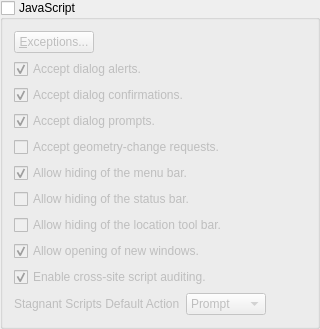
               <widget class="QGroupBox" name="javascriptGroupBox">
                <property name="title">
                 <string>JavaScript</string>
                </property>
                <property name="checkable">
                 <bool>true</bool>
                </property>
                <property name="checked">
                 <bool>false</bool>
                </property>
                <layout class="QGridLayout" name="gridLayout_8">
                 <item row="11" column="0">
                  <layout class="QHBoxLayout" name="horizontalLayout_64">
                   <item>
                    <widget class="QLabel" name="label_79">
                     <property name="text">
                      <string>Stagnant Scripts Default Action</string>
                     </property>
                    </widget>
                   </item>
                   <item>
                    <widget class="QComboBox" name="jsStagnantScripts">
                     <property name="currentIndex">
                      <number>2</number>
                     </property>
                     <property name="sizeAdjustPolicy">
                      <enum>QComboBox::AdjustToContents</enum>
                     </property>
                     <item>
                      <property name="text">
                       <string>Continue</string>
                      </property>
                     </item>
                     <item>
                      <property name="text">
                       <string>Interrupt</string>
                      </property>
                     </item>
                     <item>
                      <property name="text">
                       <string>Prompt</string>
                      </property>
                     </item>
                    </widget>
                   </item>
                   <item>
                    <spacer name="horizontalSpacer_53">
                     <property name="orientation">
                      <enum>Qt::Horizontal</enum>
                     </property>
                     <property name="sizeHint" stdset="0">
                      <size>
                       <width>40</width>
                       <height>20</height>
                      </size>
                     </property>
                    </spacer>
                   </item>
                  </layout>
                 </item>
                 <item row="2" column="0">
                  <widget class="QCheckBox" name="jsAcceptConfirmationsCheckBox">
                   <property name="text">
                    <string>Accept dialog confirmations.</string>
                   </property>
                   <property name="checked">
                    <bool>true</bool>
                   </property>
                  </widget>
                 </item>
                 <item row="0" column="0">
                  <layout class="QHBoxLayout" name="horizontalLayout_30">
                   <item>
                    <widget class="QPushButton" name="javaScriptExceptionsPushButton">
                     <property name="text">
                      <string>&amp;Exceptions...</string>
                     </property>
                    </widget>
                   </item>
                   <item>
                    <spacer name="horizontalSpacer_21">
                     <property name="orientation">
                      <enum>Qt::Horizontal</enum>
                     </property>
                     <property name="sizeHint" stdset="0">
                      <size>
                       <width>40</width>
                       <height>20</height>
                      </size>
                     </property>
                    </spacer>
                   </item>
                  </layout>
                 </item>
                 <item row="9" column="0">
                  <widget class="QCheckBox" name="xssAuditingCheckBox">
                   <property name="text">
                    <string>Enable cross-site script auditing.</string>
                   </property>
                   <property name="checked">
                    <bool>true</bool>
                   </property>
                  </widget>
                 </item>
                 <item row="8" column="0">
                  <widget class="QCheckBox" name="jsAllowNewWindowsCheckBox">
                   <property name="text">
                    <string>Allow opening of new windows.</string>
                   </property>
                   <property name="checked">
                    <bool>true</bool>
                   </property>
                  </widget>
                 </item>
                 <item row="4" column="0">
                  <widget class="QCheckBox" name="jsAcceptGeometryRequestsCheckBox">
                   <property name="text">
                    <string>Accept geometry-change requests.</string>
                   </property>
                  </widget>
                 </item>
                 <item row="5" column="0">
                  <widget class="QCheckBox" name="jsHideMenuBarCheckBox">
                   <property name="text">
                    <string>Allow hiding of the menu bar.</string>
                   </property>
                   <property name="checked">
                    <bool>true</bool>
                   </property>
                  </widget>
                 </item>
                 <item row="6" column="0">
                  <widget class="QCheckBox" name="jsHideStatusBarCheckBox">
                   <property name="text">
                    <string>Allow hiding of the status bar.</string>
                   </property>
                  </widget>
                 </item>
                 <item row="7" column="0">
                  <widget class="QCheckBox" name="jsHideToolBarCheckBox">
                   <property name="text">
                    <string>Allow hiding of the location tool bar.</string>
                   </property>
                  </widget>
                 </item>
                 <item row="1" column="0">
                  <widget class="QCheckBox" name="jsAcceptAlertsCheckBox">
                   <property name="text">
                    <string>Accept dialog alerts.</string>
                   </property>
                   <property name="checked">
                    <bool>true</bool>
                   </property>
                  </widget>
                 </item>
                 <item row="3" column="0">
                  <widget class="QCheckBox" name="jsAcceptPromptsCheckBox">
                   <property name="text">
                    <string>Accept dialog prompts.</string>
                   </property>
                   <property name="checked">
                    <bool>true</bool>
                   </property>
                  </widget>
                 </item>
                </layout>
               </widget>
